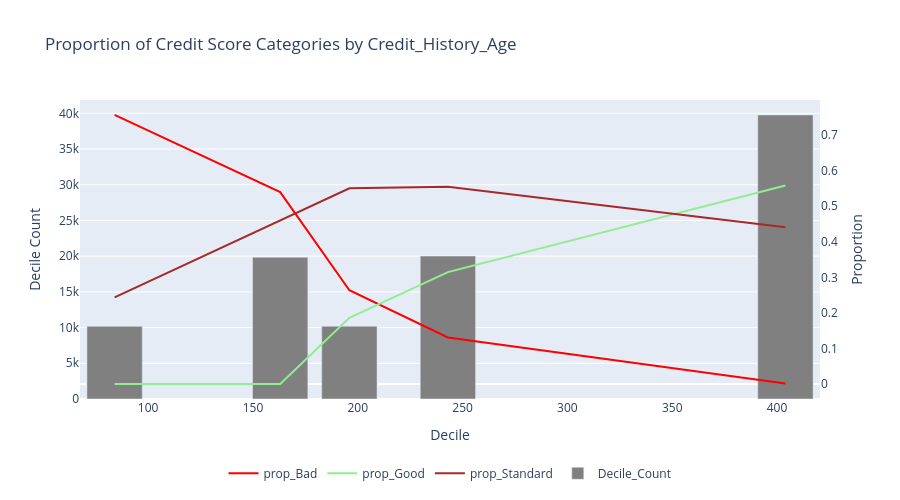

The code cell stored with this chart in its notebook:
### Code cell
chart_types = {
    "prop_Good":"line",
    "prop_Standard":"line",
    "prop_Bad": "line",  
    "Decile_Count": "bar"    
}

fig = plot_interactive_chart(
    df=grouped_deciles_summary,  
    y_columns=["prop_Bad", "prop_Good", "prop_Standard", "Decile_Count"],  
    x_column="Decile_Max",  
    chart_types=chart_types, 
    title=f"Proportion of Credit Score Categories by {continuous_variable}",
    x_title="Decile",
    y_title="Decile Count",  
    y2_title="Proportion",   
    secondary_y=["prop_Bad", "prop_Good", "prop_Standard"],  
    width=900,
    height=500,
    custom_colors={"prop_Bad": "red", "prop_Good":"lightgreen",
    "prop_Standard":"brown", "Decile_Count": "gray"}  
)

fig.show()

### Figure 1 — Plotly figure (JSON) as saved in the notebook; plotly's stock layout.template omitted (floating-point values rounded to 4 significant figures)
{"data": [{"line": {"color": "red"}, "mode": "lines", "name": "prop_Bad", "type": "scatter", "x": [84, 163, 196, 243, 404], "y": [0.7562, 0.5395, 0.2636, 0.131, 0.001458], "yaxis": "y2"}, {"line": {"color": "lightgreen"}, "mode": "lines", "name": "prop_Good", "type": "scatter", "x": [84, 163, 196, 243, 404], "y": [0, 0, 0.1862, 0.3145, 0.558], "yaxis": "y2"}, {"line": {"color": "brown"}, "mode": "lines", "name": "prop_Standard", "type": "scatter", "x": [84, 163, 196, 243, 404], "y": [0.2438, 0.4605, 0.5502, 0.5545, 0.4406], "yaxis": "y2"}, {"marker": {"color": "gray"}, "name": "Decile_Count", "type": "bar", "x": [84, 163, 196, 243, 404], "y": [10174, 19853, 10187, 20013, 39773], "yaxis": "y"}], "layout": {"height": 500, "legend": {"orientation": "h", "x": 0.5, "xanchor": "center", "y": -0.2, "yanchor": "top"}, "title": {"text": "Proportion of Credit Score Categories by Credit_History_Age"}, "width": 900, "xaxis": {"title": {"text": "Decile"}}, "yaxis": {"title": {"text": "Decile Count"}}, "yaxis2": {"overlaying": "y", "showgrid": false, "side": "right", "title": {"text": "Proportion"}}}}
